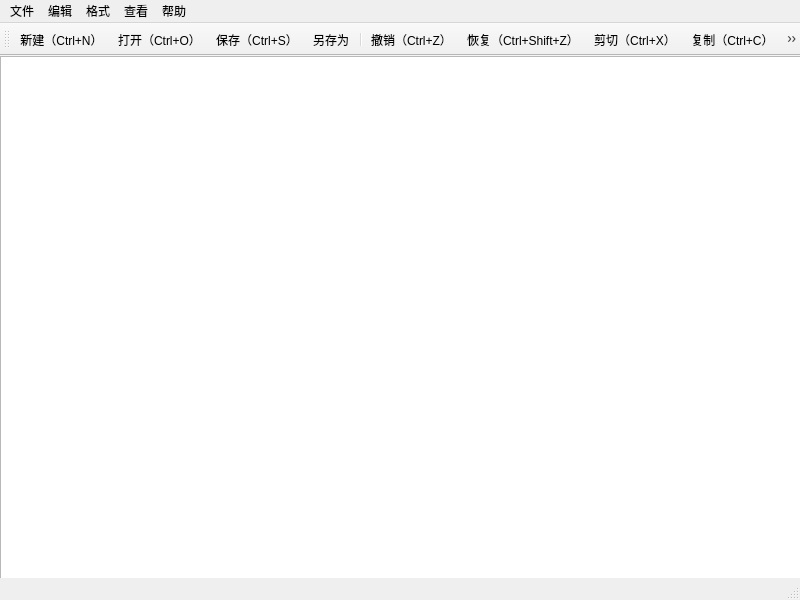
<?xml version="1.0" encoding="UTF-8"?>
<ui version="4.0">
 <class>MainWindow</class>
 <widget class="QMainWindow" name="MainWindow">
  <property name="geometry">
   <rect>
    <x>0</x>
    <y>0</y>
    <width>800</width>
    <height>600</height>
   </rect>
  </property>
  <property name="windowTitle">
   <string>MainWindow</string>
  </property>
  <property name="toolButtonStyle">
   <enum>Qt::ToolButtonStyle::ToolButtonIconOnly</enum>
  </property>
  <widget class="QWidget" name="centralwidget">
   <widget class="QPlainTextEdit" name="textEdit">
    <property name="geometry">
     <rect>
      <x>0</x>
      <y>0</y>
      <width>801</width>
      <height>561</height>
     </rect>
    </property>
   </widget>
  </widget>
  <widget class="QStatusBar" name="statusbar"/>
  <widget class="QMenuBar" name="menubar">
   <property name="geometry">
    <rect>
     <x>0</x>
     <y>0</y>
     <width>800</width>
     <height>25</height>
    </rect>
   </property>
   <widget class="QMenu" name="menu">
    <property name="title">
     <string>文件</string>
    </property>
    <addaction name="actionNew"/>
    <addaction name="actionOpen"/>
    <addaction name="actionSave"/>
    <addaction name="actionSaveAs"/>
    <addaction name="separator"/>
    <addaction name="actionQuit"/>
   </widget>
   <widget class="QMenu" name="menu_2">
    <property name="title">
     <string>编辑</string>
    </property>
    <addaction name="actionUndo"/>
    <addaction name="actionRedo"/>
    <addaction name="actionCut"/>
    <addaction name="actionCopy"/>
    <addaction name="actionPaste"/>
    <addaction name="separator"/>
    <addaction name="actionFind"/>
    <addaction name="actionReplace"/>
    <addaction name="separator"/>
    <addaction name="actionSelectAll"/>
   </widget>
   <widget class="QMenu" name="menu_3">
    <property name="title">
     <string>格式</string>
    </property>
    <addaction name="actionAutoWrap"/>
    <addaction name="separator"/>
    <addaction name="actionFont"/>
    <addaction name="actionFontColor"/>
    <addaction name="agBgColor"/>
    <addaction name="actionEditBg"/>
   </widget>
   <widget class="QMenu" name="menu_4">
    <property name="title">
     <string>查看</string>
    </property>
    <addaction name="actionToggleToolbar"/>
    <addaction name="actionToggleStatusbar"/>
   </widget>
   <widget class="QMenu" name="menu_5">
    <property name="title">
     <string>帮助</string>
    </property>
    <addaction name="actionAbout"/>
   </widget>
   <addaction name="menu"/>
   <addaction name="menu_2"/>
   <addaction name="menu_3"/>
   <addaction name="menu_4"/>
   <addaction name="menu_5"/>
  </widget>
  <widget class="QToolBar" name="toolBar">
   <property name="windowTitle">
    <string>toolBar</string>
   </property>
   <property name="toolButtonStyle">
    <enum>Qt::ToolButtonStyle::ToolButtonFollowStyle</enum>
   </property>
   <attribute name="toolBarArea">
    <enum>TopToolBarArea</enum>
   </attribute>
   <attribute name="toolBarBreak">
    <bool>false</bool>
   </attribute>
   <addaction name="actionNew"/>
   <addaction name="actionOpen"/>
   <addaction name="actionSave"/>
   <addaction name="actionSaveAs"/>
   <addaction name="separator"/>
   <addaction name="actionUndo"/>
   <addaction name="actionRedo"/>
   <addaction name="actionCut"/>
   <addaction name="actionCopy"/>
   <addaction name="actionPaste"/>
   <addaction name="separator"/>
   <addaction name="actionFind"/>
  </widget>
  <action name="actionNew">
   <property name="icon">
    <iconset resource="resources.qrc">
     <normaloff>:/icon/icon/new.png</normaloff>:/icon/icon/new.png</iconset>
   </property>
   <property name="text">
    <string>新建（Ctrl+N）</string>
   </property>
   <property name="shortcut">
    <string>Ctrl+N</string>
   </property>
   <property name="menuRole">
    <enum>QAction::MenuRole::NoRole</enum>
   </property>
  </action>
  <action name="actionOpen">
   <property name="icon">
    <iconset resource="resources.qrc">
     <normaloff>:/icon/icon/open.png</normaloff>:/icon/icon/open.png</iconset>
   </property>
   <property name="text">
    <string>打开（Ctrl+O）</string>
   </property>
   <property name="shortcut">
    <string>Ctrl+O</string>
   </property>
   <property name="menuRole">
    <enum>QAction::MenuRole::NoRole</enum>
   </property>
  </action>
  <action name="actionSave">
   <property name="icon">
    <iconset resource="resources.qrc">
     <normaloff>:/icon/icon/save.png</normaloff>:/icon/icon/save.png</iconset>
   </property>
   <property name="text">
    <string>保存（Ctrl+S）</string>
   </property>
   <property name="shortcut">
    <string>Ctrl+S</string>
   </property>
   <property name="menuRole">
    <enum>QAction::MenuRole::NoRole</enum>
   </property>
  </action>
  <action name="actionSaveAs">
   <property name="icon">
    <iconset resource="resources.qrc">
     <normaloff>:/icon/icon/saveas.png</normaloff>:/icon/icon/saveas.png</iconset>
   </property>
   <property name="text">
    <string>另存为</string>
   </property>
   <property name="menuRole">
    <enum>QAction::MenuRole::NoRole</enum>
   </property>
  </action>
  <action name="actionQuit">
   <property name="icon">
    <iconset resource="resources.qrc">
     <normaloff>:/icon/icon/exit.png</normaloff>:/icon/icon/exit.png</iconset>
   </property>
   <property name="text">
    <string>退出</string>
   </property>
   <property name="menuRole">
    <enum>QAction::MenuRole::NoRole</enum>
   </property>
  </action>
  <action name="actionUndo">
   <property name="icon">
    <iconset resource="resources.qrc">
     <normaloff>:/icon/icon/undo.png</normaloff>:/icon/icon/undo.png</iconset>
   </property>
   <property name="text">
    <string>撤销（Ctrl+Z）</string>
   </property>
   <property name="shortcut">
    <string>Ctrl+Z</string>
   </property>
   <property name="menuRole">
    <enum>QAction::MenuRole::NoRole</enum>
   </property>
  </action>
  <action name="actionRedo">
   <property name="icon">
    <iconset resource="resources.qrc">
     <normaloff>:/icon/icon/redo.png</normaloff>:/icon/icon/redo.png</iconset>
   </property>
   <property name="text">
    <string>恢复（Ctrl+Shift+Z）</string>
   </property>
   <property name="shortcut">
    <string>Ctrl+Shift+Z</string>
   </property>
   <property name="menuRole">
    <enum>QAction::MenuRole::NoRole</enum>
   </property>
  </action>
  <action name="actionCut">
   <property name="icon">
    <iconset resource="resources.qrc">
     <normaloff>:/icon/icon/cut.png</normaloff>:/icon/icon/cut.png</iconset>
   </property>
   <property name="text">
    <string>剪切（Ctrl+X）</string>
   </property>
   <property name="shortcut">
    <string>Ctrl+X</string>
   </property>
   <property name="menuRole">
    <enum>QAction::MenuRole::NoRole</enum>
   </property>
  </action>
  <action name="actionCopy">
   <property name="icon">
    <iconset resource="resources.qrc">
     <normaloff>:/icon/icon/copy.png</normaloff>:/icon/icon/copy.png</iconset>
   </property>
   <property name="text">
    <string>复制（Ctrl+C）</string>
   </property>
   <property name="shortcut">
    <string>Ctrl+C</string>
   </property>
   <property name="menuRole">
    <enum>QAction::MenuRole::NoRole</enum>
   </property>
  </action>
  <action name="actionPaste">
   <property name="icon">
    <iconset resource="resources.qrc">
     <normaloff>:/icon/icon/paste.png</normaloff>:/icon/icon/paste.png</iconset>
   </property>
   <property name="text">
    <string>粘贴（Ctrl+V）</string>
   </property>
   <property name="shortcut">
    <string>Ctrl+V</string>
   </property>
   <property name="menuRole">
    <enum>QAction::MenuRole::NoRole</enum>
   </property>
  </action>
  <action name="actionFind">
   <property name="icon">
    <iconset resource="resources.qrc">
     <normaloff>:/icon/icon/find.png</normaloff>:/icon/icon/find.png</iconset>
   </property>
   <property name="text">
    <string>查找（Ctrl+F）</string>
   </property>
   <property name="shortcut">
    <string>Ctrl+F</string>
   </property>
   <property name="menuRole">
    <enum>QAction::MenuRole::NoRole</enum>
   </property>
  </action>
  <action name="actionReplace">
   <property name="icon">
    <iconset resource="resources.qrc">
     <normaloff>:/icon/icon/replace.png</normaloff>:/icon/icon/replace.png</iconset>
   </property>
   <property name="text">
    <string>替换（Ctrl+H）</string>
   </property>
   <property name="shortcut">
    <string>Ctrl+H</string>
   </property>
   <property name="menuRole">
    <enum>QAction::MenuRole::NoRole</enum>
   </property>
  </action>
  <action name="actionSelectAll">
   <property name="text">
    <string>全选（Ctrl+A）</string>
   </property>
   <property name="shortcut">
    <string>Ctrl+A</string>
   </property>
   <property name="menuRole">
    <enum>QAction::MenuRole::NoRole</enum>
   </property>
  </action>
  <action name="actionAutoWrap">
   <property name="checkable">
    <bool>true</bool>
   </property>
   <property name="icon">
    <iconset resource="resources.qrc">
     <normaloff>:/icon/icon/wrap.png</normaloff>:/icon/icon/wrap.png</iconset>
   </property>
   <property name="text">
    <string>自动换行</string>
   </property>
   <property name="menuRole">
    <enum>QAction::MenuRole::NoRole</enum>
   </property>
  </action>
  <action name="actionFont">
   <property name="icon">
    <iconset resource="resources.qrc">
     <normaloff>:/icon/icon/font.png</normaloff>:/icon/icon/font.png</iconset>
   </property>
   <property name="text">
    <string>字体</string>
   </property>
   <property name="menuRole">
    <enum>QAction::MenuRole::NoRole</enum>
   </property>
  </action>
  <action name="actionFontColor">
   <property name="text">
    <string>字体颜色</string>
   </property>
   <property name="menuRole">
    <enum>QAction::MenuRole::NoRole</enum>
   </property>
  </action>
  <action name="agBgColor">
   <property name="text">
    <string>字体背景色</string>
   </property>
   <property name="menuRole">
    <enum>QAction::MenuRole::NoRole</enum>
   </property>
  </action>
  <action name="actionEditBg">
   <property name="text">
    <string>编辑器背景色</string>
   </property>
   <property name="menuRole">
    <enum>QAction::MenuRole::NoRole</enum>
   </property>
  </action>
  <action name="actionToggleToolbar">
   <property name="checkable">
    <bool>true</bool>
   </property>
   <property name="icon">
    <iconset resource="resources.qrc">
     <normaloff>:/icon/icon/toolbar.png</normaloff>:/icon/icon/toolbar.png</iconset>
   </property>
   <property name="text">
    <string>工具栏</string>
   </property>
   <property name="menuRole">
    <enum>QAction::MenuRole::NoRole</enum>
   </property>
  </action>
  <action name="actionToggleStatusbar">
   <property name="checkable">
    <bool>true</bool>
   </property>
   <property name="icon">
    <iconset resource="resources.qrc">
     <normaloff>:/icon/icon/statusbar.png</normaloff>:/icon/icon/statusbar.png</iconset>
   </property>
   <property name="text">
    <string>状态栏</string>
   </property>
   <property name="menuRole">
    <enum>QAction::MenuRole::NoRole</enum>
   </property>
  </action>
  <action name="actionAbout">
   <property name="text">
    <string>关于</string>
   </property>
   <property name="menuRole">
    <enum>QAction::MenuRole::NoRole</enum>
   </property>
  </action>
 </widget>
 <resources>
  <include location="resources.qrc"/>
 </resources>
 <connections/>
</ui>
